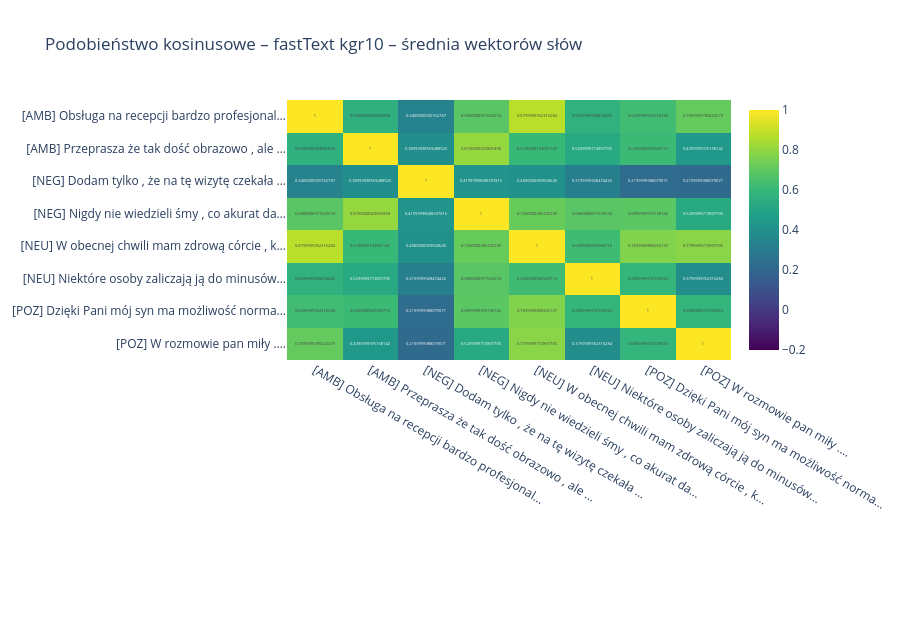
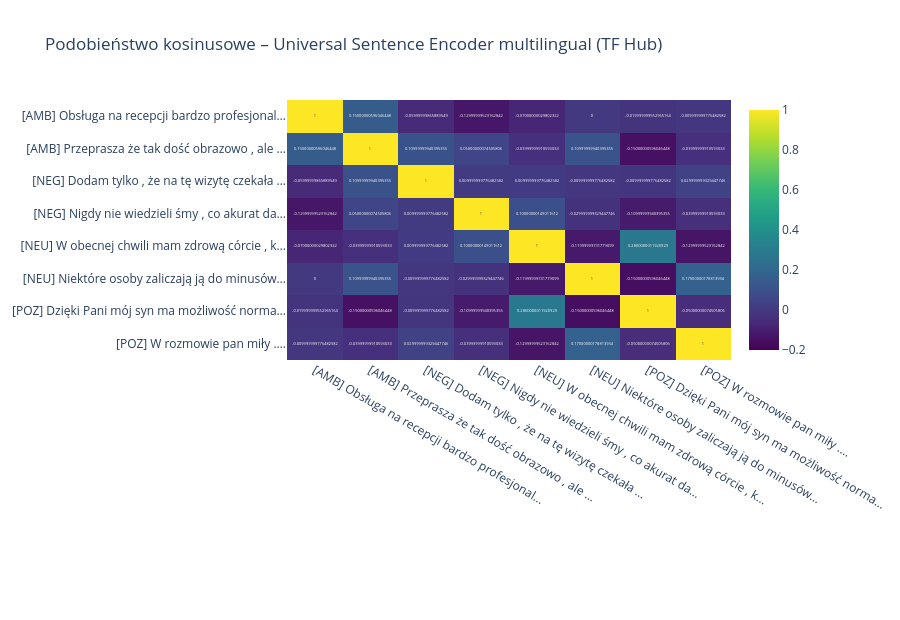
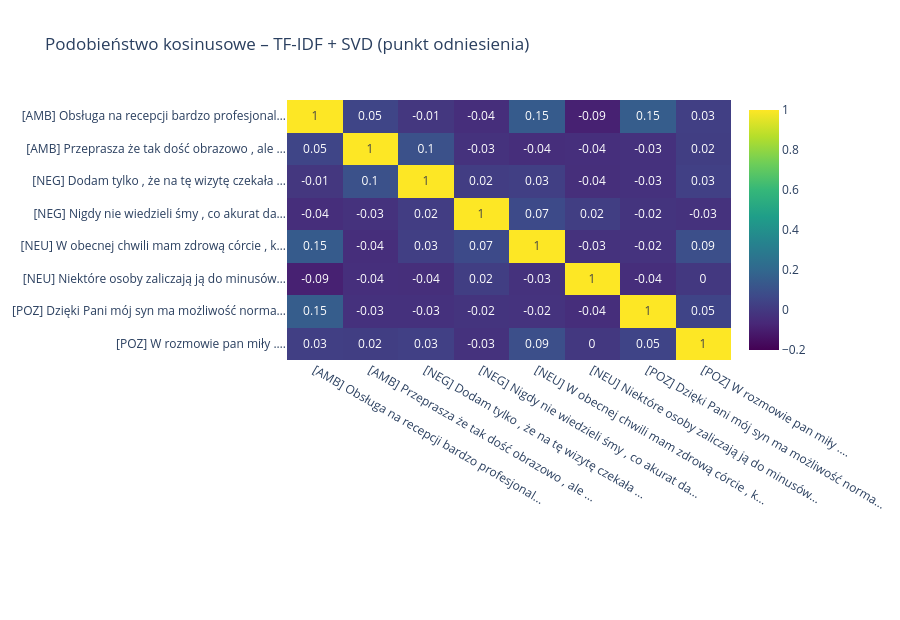

Notebook source saved alongside these figures, in order:
### Markdown cell above
**Podobieństwo kosinusowe wybranych zdań.** Po dwa zdania z każdej klasy gold (iteracja 1). Jasne pola = zdania bliskie
w danej przestrzeni, na przekątnej zawsze 1. w fastText wszystkie zdania są do siebie podobne,
w USE i TF-IDF większość par jest bliska zera.

### Code cell
sel = (df[df["iter"] == df["iter"].min()].groupby("gold", sort=False).head(2)).sort_values("gold").index
for n in E:
    te.similarity_heatmap(df, E[n], sel, f"Podobieństwo kosinusowe – {embedders[n].label}").show()

### Figure 1 — Plotly figure (JSON) as saved in the notebook; plotly's stock layout.template omitted (floating-point values rounded to 4 significant figures)
{"data": [{"colorscale": [[0.0, "#440154"], [0.1111, "#482878"], [0.2222, "#3e4989"], [0.3333, "#31688e"], [0.4444, "#26828e"], [0.5556, "#1f9e89"], [0.6667, "#35b779"], [0.7778, "#6ece58"], [0.8889, "#b5de2b"], [1.0, "#fde725"]], "customdata": [["Obsługa na recepcji bardzo profesjonalna , w strefie saun<br>równiez , natomiast juz w innych miejscach ( browar i<br>restauracja ) - juz znacznie gorzej . . .<br>vs<br>Obsługa na recepcji bardzo profesjonalna , w strefie saun<br>równiez , natomiast juz w innych miejscach ( browar i<br>restauracja ) - juz znacznie gorzej . . .", "Obsługa na recepcji bardzo profesjonalna , w strefie saun<br>równiez , natomiast juz w innych miejscach ( browar i<br>restauracja ) - juz znacznie gorzej . . .<br>vs<br>Przeprasza że tak dość obrazowo , ale konkretnie .", "Obsługa na recepcji bardzo profesjonalna , w strefie saun<br>równiez , natomiast juz w innych miejscach ( browar i<br>restauracja ) - juz znacznie gorzej . . .<br>vs<br>Dodam tylko , że na tę wizytę czekała m 1 , 5 miesiąca .", "Obsługa na recepcji bardzo profesjonalna , w strefie saun<br>równiez , natomiast juz w innych miejscach ( browar i<br>restauracja ) - juz znacznie gorzej . . .<br>vs<br>Nigdy nie wiedzieli śmy , co akurat danego dnia zostanie<br>podane .", "Obsługa na recepcji bardzo profesjonalna , w strefie saun<br>równiez , natomiast juz w innych miejscach ( browar i<br>restauracja ) - juz znacznie gorzej . . .<br>vs<br>W obecnej chwili mam zdrową córcie , która urodziła się w<br>terminie i rozwój jej przebiega książkowo .", "Obsługa na recepcji bardzo profesjonalna , w strefie saun<br>równiez , natomiast juz w innych miejscach ( browar i<br>restauracja ) - juz znacznie gorzej . . .<br>vs<br>Niektóre osoby zaliczają ją do minusów gry .", "Obsługa na recepcji bardzo profesjonalna , w strefie saun<br>równiez , natomiast juz w innych miejscach ( browar i<br>restauracja ) - juz znacznie gorzej . . .<br>vs<br>Dzięki Pani mój syn ma możliwość normalnego funkcjonowania i<br>cieszenia się z życia .", "Obsługa na recepcji bardzo profesjonalna , w strefie saun<br>równiez , natomiast juz w innych miejscach ( browar i<br>restauracja ) - juz znacznie gorzej . . .<br>vs<br>W rozmowie pan miły ."], ["Przeprasza że tak dość obrazowo , ale konkretnie .<br>vs<br>Obsługa na recepcji bardzo profesjonalna , w strefie saun<br>równiez , natomiast juz w innych miejscach ( browar i<br>restauracja ) - juz znacznie gorzej . . .", "Przeprasza że tak dość obrazowo , ale konkretnie .<br>vs<br>Przeprasza że tak dość obrazowo , ale konkretnie .", "Przeprasza że tak dość obrazowo , ale konkretnie .<br>vs<br>Dodam tylko , że na tę wizytę czekała m 1 , 5 miesiąca .", "Przeprasza że tak dość obrazowo , ale konkretnie .<br>vs<br>Nigdy nie wiedzieli śmy , co akurat danego dnia zostanie<br>podane .", "Przeprasza że tak dość obrazowo , ale konkretnie .<br>vs<br>W obecnej chwili mam zdrową córcie , która urodziła się w<br>terminie i rozwój jej przebiega książkowo .", "Przeprasza że tak dość obrazowo , ale konkretnie .<br>vs<br>Niektóre osoby zaliczają ją do minusów gry .", "Przeprasza że tak dość obrazowo , ale konkretnie .<br>vs<br>Dzięki Pani mój syn ma możliwość normalnego funkcjonowania i<br>cieszenia się z życia .", "Przeprasza że tak dość obrazowo , ale konkretnie .<br>vs<br>W rozmowie pan miły ."], ["Dodam tylko , że na tę wizytę czekała m 1 , 5 miesiąca .<br>vs<br>Obsługa na recepcji bardzo profesjonalna , w strefie saun<br>równiez , natomiast juz w innych miejscach ( browar i<br>restauracja ) - juz znacznie gorzej . . .", "Dodam tylko , że na tę wizytę czekała m 1 , 5 miesiąca .<br>vs<br>Przeprasza że tak dość obrazowo , ale konkretnie .", "Dodam tylko , że na tę wizytę czekała m 1 , 5 miesiąca .<br>vs<br>Dodam tylko , że na tę wizytę czekała m 1 , 5 miesiąca .", "Dodam tylko , że na tę wizytę czekała m 1 , 5 miesiąca .<br>vs<br>Nigdy nie wiedzieli śmy , co akurat danego dnia zostanie<br>podane .", "Dodam tylko , że na tę wizytę czekała m 1 , 5 miesiąca .<br>vs<br>W obecnej chwili mam zdrową córcie , która urodziła się w<br>terminie i rozwój jej przebiega książkowo .", "Dodam tylko , że na tę wizytę czekała m 1 , 5 miesiąca .<br>vs<br>Niektóre osoby zaliczają ją do minusów gry .", "Dodam tylko , że na tę wizytę czekała m 1 , 5 miesiąca .<br>vs<br>Dzięki Pani mój syn ma możliwość normalnego funkcjonowania i<br>cieszenia się z życia .", "Dodam tylko , że na tę wizytę czekała m 1 , 5 miesiąca .<br>vs<br>W rozmowie pan miły ."], ["Nigdy nie wiedzieli śmy , co akurat danego dnia zostanie<br>podane .<br>vs<br>Obsługa na recepcji bardzo profesjonalna , w strefie saun<br>równiez , natomiast juz w innych miejscach ( browar i<br>restauracja ) - juz znacznie gorzej . . .", "Nigdy nie wiedzieli śmy , co akurat danego dnia zostanie<br>podane .<br>vs<br>Przeprasza że tak dość obrazowo , ale konkretnie .", "Nigdy nie wiedzieli śmy , co akurat danego dnia zostanie<br>podane .<br>vs<br>Dodam tylko , że na tę wizytę czekała m 1 , 5 miesiąca .", "Nigdy nie wiedzieli śmy , co akurat danego dnia zostanie<br>podane .<br>vs<br>Nigdy nie wiedzieli śmy , co akurat danego dnia zostanie<br>podane .", "Nigdy nie wiedzieli śmy , co akurat danego dnia zostanie<br>podane .<br>vs<br>W obecnej chwili mam zdrową córcie , która urodziła się w<br>terminie i rozwój jej przebiega książkowo .", "Nigdy nie wiedzieli śmy , co akurat danego dnia zostanie<br>podane .<br>vs<br>Niektóre osoby zaliczają ją do minusów gry .", "Nigdy nie wiedzieli śmy , co akurat danego dnia zostanie<br>podane .<br>vs<br>Dzięki Pani mój syn ma możliwość normalnego funkcjonowania i<br>cieszenia się z życia .", "Nigdy nie wiedzieli śmy , co akurat danego dnia zostanie<br>podane .<br>vs<br>W rozmowie pan miły ."], ["W obecnej chwili mam zdrową córcie , która urodziła się w<br>terminie i rozwój jej przebiega książkowo .<br>vs<br>Obsługa na recepcji bardzo profesjonalna , w strefie saun<br>równiez , natomiast juz w innych miejscach ( browar i<br>restauracja ) - juz znacznie gorzej . . .", "W obecnej chwili mam zdrową córcie , która urodziła się w<br>terminie i rozwój jej przebiega książkowo .<br>vs<br>Przeprasza że tak dość obrazowo , ale konkretnie .", "W obecnej chwili mam zdrową córcie , która urodziła się w<br>terminie i rozwój jej przebiega książkowo .<br>vs<br>Dodam tylko , że na tę wizytę czekała m 1 , 5 miesiąca .", "W obecnej chwili mam zdrową córcie , która urodziła się w<br>terminie i rozwój jej przebiega książkowo .<br>vs<br>Nigdy nie wiedzieli śmy , co akurat danego dnia zostanie<br>podane .", "W obecnej chwili mam zdrową córcie , która urodziła się w<br>terminie i rozwój jej przebiega książkowo .<br>vs<br>W obecnej chwili mam zdrową córcie , która urodziła się w<br>terminie i rozwój jej przebiega książkowo .", "W obecnej chwili mam zdrową córcie , która urodziła się w<br>terminie i rozwój jej przebiega książkowo .<br>vs<br>Niektóre osoby zaliczają ją do minusów gry .", "W obecnej chwili mam zdrową córcie , która urodziła się w<br>terminie i rozwój jej przebiega książkowo .<br>vs<br>Dzięki Pani mój syn ma możliwość normalnego funkcjonowania i<br>cieszenia się z życia .", "W obecnej chwili mam zdrową córcie , która urodziła się w<br>terminie i rozwój jej przebiega książkowo .<br>vs<br>W rozmowie pan miły ."], ["Niektóre osoby zaliczają ją do minusów gry .<br>vs<br>Obsługa na recepcji bardzo profesjonalna , w strefie saun<br>równiez , natomiast juz w innych miejscach ( browar i<br>restauracja ) - juz znacznie gorzej . . .", "Niektóre osoby zaliczają ją do minusów gry .<br>vs<br>Przeprasza że tak dość obrazowo , ale konkretnie .", "Niektóre osoby zaliczają ją do minusów gry .<br>vs<br>Dodam tylko , że na tę wizytę czekała m 1 , 5 miesiąca .", "Niektóre osoby zaliczają ją do minusów gry .<br>vs<br>Nigdy nie wiedzieli śmy , co akurat danego dnia zostanie<br>podane .", "Niektóre osoby zaliczają ją do minusów gry .<br>vs<br>W obecnej chwili mam zdrową córcie , która urodziła się w<br>terminie i rozwój jej przebiega książkowo .", "Niektóre osoby zaliczają ją do minusów gry .<br>vs<br>Niektóre osoby zaliczają ją do minusów gry .", "Niektóre osoby zaliczają ją do minusów gry .<br>vs<br>Dzięki Pani mój syn ma możliwość normalnego funkcjonowania i<br>cieszenia się z życia .", "Niektóre osoby zaliczają ją do minusów gry .<br>vs<br>W rozmowie pan miły ."], ["Dzięki Pani mój syn ma możliwość normalnego funkcjonowania i<br>cieszenia się z życia .<br>vs<br>Obsługa na recepcji bardzo profesjonalna , w strefie saun<br>równiez , natomiast juz w innych miejscach ( browar i<br>restauracja ) - juz znacznie gorzej . . .", "Dzięki Pani mój syn ma możliwość normalnego funkcjonowania i<br>cieszenia się z życia .<br>vs<br>Przeprasza że tak dość obrazowo , ale konkretnie .", "Dzięki Pani mój syn ma możliwość normalnego funkcjonowania i<br>cieszenia się z życia .<br>vs<br>Dodam tylko , że na tę wizytę czekała m 1 , 5 miesiąca .", "Dzięki Pani mój syn ma możliwość normalnego funkcjonowania i<br>cieszenia się z życia .<br>vs<br>Nigdy nie wiedzieli śmy , co akurat danego dnia zostanie<br>podane .", "Dzięki Pani mój syn ma możliwość normalnego funkcjonowania i<br>cieszenia się z życia .<br>vs<br>W obecnej chwili mam zdrową córcie , która urodziła się w<br>terminie i rozwój jej przebiega książkowo .", "Dzięki Pani mój syn ma możliwość normalnego funkcjonowania i<br>cieszenia się z życia .<br>vs<br>Niektóre osoby zaliczają ją do minusów gry .", "Dzięki Pani mój syn ma możliwość normalnego funkcjonowania i<br>cieszenia się z życia .<br>vs<br>Dzięki Pani mój syn ma możliwość normalnego funkcjonowania i<br>cieszenia się z życia .", "Dzięki Pani mój syn ma możliwość normalnego funkcjonowania i<br>cieszenia się z życia .<br>vs<br>W rozmowie pan miły ."], ["W rozmowie pan miły .<br>vs<br>Obsługa na recepcji bardzo profesjonalna , w strefie saun<br>równiez , natomiast juz w innych miejscach ( browar i<br>restauracja ) - juz znacznie gorzej . . .", "W rozmowie pan miły .<br>vs<br>Przeprasza że tak dość obrazowo , ale konkretnie .", "W rozmowie pan miły .<br>vs<br>Dodam tylko , że na tę wizytę czekała m 1 , 5 miesiąca .", "W rozmowie pan miły .<br>vs<br>Nigdy nie wiedzieli śmy , co akurat danego dnia zostanie<br>podane .", "W rozmowie pan miły .<br>vs<br>W obecnej chwili mam zdrową córcie , która urodziła się w<br>terminie i rozwój jej przebiega książkowo .", "W rozmowie pan miły .<br>vs<br>Niektóre osoby zaliczają ją do minusów gry .", "W rozmowie pan miły .<br>vs<br>Dzięki Pani mój syn ma możliwość normalnego funkcjonowania i<br>cieszenia się z życia .", "W rozmowie pan miły .<br>vs<br>W rozmowie pan miły ."]], "hovertemplate": "%{customdata}<br>cos = %{z}<extra></extra>", "text": [[1.0, 0.56, 0.34, 0.68, 0.88, 0.57, 0.63, 0.71], [0.56, 1.0, 0.39, 0.81, 0.61, 0.53, 0.62, 0.44], [0.34, 0.39, 1.0, 0.42, 0.4, 0.32, 0.22, 0.22], [0.68, 0.81, 0.42, 1.0, 0.72, 0.68, 0.69, 0.53], [0.88, 0.61, 0.4, 0.72, 1.0, 0.62, 0.77, 0.78], [0.57, 0.53, 0.32, 0.68, 0.62, 1.0, 0.59, 0.38], [0.63, 0.62, 0.22, 0.69, 0.77, 0.59, 1.0, 0.59], [0.71, 0.44, 0.22, 0.53, 0.78, 0.38, 0.59, 1.0]], "texttemplate": "%{text}", "type": "heatmap", "x": ["[AMB] Obsługa na recepcji bardzo profesjonal…", "[AMB] Przeprasza że tak dość obrazowo , ale …", "[NEG] Dodam tylko , że na tę wizytę czekała …", "[NEG] Nigdy nie wiedzieli śmy , co akurat da…", "[NEU] W obecnej chwili mam zdrową córcie , k…", "[NEU] Niektóre osoby zaliczają ją do minusów…", "[POZ] Dzięki Pani mój syn ma możliwość norma…", "[POZ] W rozmowie pan miły .…"], "y": ["[AMB] Obsługa na recepcji bardzo profesjonal…", "[AMB] Przeprasza że tak dość obrazowo , ale …", "[NEG] Dodam tylko , że na tę wizytę czekała …", "[NEG] Nigdy nie wiedzieli śmy , co akurat da…", "[NEU] W obecnej chwili mam zdrową córcie , k…", "[NEU] Niektóre osoby zaliczają ją do minusów…", "[POZ] Dzięki Pani mój syn ma możliwość norma…", "[POZ] W rozmowie pan miły .…"], "z": [[1.0, 0.561, 0.336, 0.684, 0.876, 0.57, 0.629, 0.709], [0.561, 1.0, 0.393, 0.806, 0.607, 0.526, 0.617, 0.445], [0.336, 0.393, 1.0, 0.417, 0.403, 0.319, 0.218, 0.215], [0.684, 0.806, 0.417, 1.0, 0.717, 0.684, 0.686, 0.526], [0.876, 0.607, 0.403, 0.717, 1.0, 0.624, 0.769, 0.785], [0.57, 0.526, 0.319, 0.684, 0.624, 1.0, 0.595, 0.385], [0.629, 0.617, 0.218, 0.686, 0.769, 0.595, 1.0, 0.587], [0.709, 0.445, 0.215, 0.526, 0.785, 0.385, 0.587, 1.0]], "zmax": 1, "zmin": -0.2}], "layout": {"height": 620, "margin": {"b": 260, "l": 260}, "title": {"text": "Podobieństwo kosinusowe – fastText kgr10 – średnia wektorów słów"}, "yaxis": {"autorange": "reversed"}}}

### Figure 2 — Plotly figure (JSON) as saved in the notebook; plotly's stock layout.template omitted (floating-point values rounded to 4 significant figures)
{"data": [{"colorscale": [[0.0, "#440154"], [0.1111, "#482878"], [0.2222, "#3e4989"], [0.3333, "#31688e"], [0.4444, "#26828e"], [0.5556, "#1f9e89"], [0.6667, "#35b779"], [0.7778, "#6ece58"], [0.8889, "#b5de2b"], [1.0, "#fde725"]], "customdata": [["Obsługa na recepcji bardzo profesjonalna , w strefie saun<br>równiez , natomiast juz w innych miejscach ( browar i<br>restauracja ) - juz znacznie gorzej . . .<br>vs<br>Obsługa na recepcji bardzo profesjonalna , w strefie saun<br>równiez , natomiast juz w innych miejscach ( browar i<br>restauracja ) - juz znacznie gorzej . . .", "Obsługa na recepcji bardzo profesjonalna , w strefie saun<br>równiez , natomiast juz w innych miejscach ( browar i<br>restauracja ) - juz znacznie gorzej . . .<br>vs<br>Przeprasza że tak dość obrazowo , ale konkretnie .", "Obsługa na recepcji bardzo profesjonalna , w strefie saun<br>równiez , natomiast juz w innych miejscach ( browar i<br>restauracja ) - juz znacznie gorzej . . .<br>vs<br>Dodam tylko , że na tę wizytę czekała m 1 , 5 miesiąca .", "Obsługa na recepcji bardzo profesjonalna , w strefie saun<br>równiez , natomiast juz w innych miejscach ( browar i<br>restauracja ) - juz znacznie gorzej . . .<br>vs<br>Nigdy nie wiedzieli śmy , co akurat danego dnia zostanie<br>podane .", "Obsługa na recepcji bardzo profesjonalna , w strefie saun<br>równiez , natomiast juz w innych miejscach ( browar i<br>restauracja ) - juz znacznie gorzej . . .<br>vs<br>W obecnej chwili mam zdrową córcie , która urodziła się w<br>terminie i rozwój jej przebiega książkowo .", "Obsługa na recepcji bardzo profesjonalna , w strefie saun<br>równiez , natomiast juz w innych miejscach ( browar i<br>restauracja ) - juz znacznie gorzej . . .<br>vs<br>Niektóre osoby zaliczają ją do minusów gry .", "Obsługa na recepcji bardzo profesjonalna , w strefie saun<br>równiez , natomiast juz w innych miejscach ( browar i<br>restauracja ) - juz znacznie gorzej . . .<br>vs<br>Dzięki Pani mój syn ma możliwość normalnego funkcjonowania i<br>cieszenia się z życia .", "Obsługa na recepcji bardzo profesjonalna , w strefie saun<br>równiez , natomiast juz w innych miejscach ( browar i<br>restauracja ) - juz znacznie gorzej . . .<br>vs<br>W rozmowie pan miły ."], ["Przeprasza że tak dość obrazowo , ale konkretnie .<br>vs<br>Obsługa na recepcji bardzo profesjonalna , w strefie saun<br>równiez , natomiast juz w innych miejscach ( browar i<br>restauracja ) - juz znacznie gorzej . . .", "Przeprasza że tak dość obrazowo , ale konkretnie .<br>vs<br>Przeprasza że tak dość obrazowo , ale konkretnie .", "Przeprasza że tak dość obrazowo , ale konkretnie .<br>vs<br>Dodam tylko , że na tę wizytę czekała m 1 , 5 miesiąca .", "Przeprasza że tak dość obrazowo , ale konkretnie .<br>vs<br>Nigdy nie wiedzieli śmy , co akurat danego dnia zostanie<br>podane .", "Przeprasza że tak dość obrazowo , ale konkretnie .<br>vs<br>W obecnej chwili mam zdrową córcie , która urodziła się w<br>terminie i rozwój jej przebiega książkowo .", "Przeprasza że tak dość obrazowo , ale konkretnie .<br>vs<br>Niektóre osoby zaliczają ją do minusów gry .", "Przeprasza że tak dość obrazowo , ale konkretnie .<br>vs<br>Dzięki Pani mój syn ma możliwość normalnego funkcjonowania i<br>cieszenia się z życia .", "Przeprasza że tak dość obrazowo , ale konkretnie .<br>vs<br>W rozmowie pan miły ."], ["Dodam tylko , że na tę wizytę czekała m 1 , 5 miesiąca .<br>vs<br>Obsługa na recepcji bardzo profesjonalna , w strefie saun<br>równiez , natomiast juz w innych miejscach ( browar i<br>restauracja ) - juz znacznie gorzej . . .", "Dodam tylko , że na tę wizytę czekała m 1 , 5 miesiąca .<br>vs<br>Przeprasza że tak dość obrazowo , ale konkretnie .", "Dodam tylko , że na tę wizytę czekała m 1 , 5 miesiąca .<br>vs<br>Dodam tylko , że na tę wizytę czekała m 1 , 5 miesiąca .", "Dodam tylko , że na tę wizytę czekała m 1 , 5 miesiąca .<br>vs<br>Nigdy nie wiedzieli śmy , co akurat danego dnia zostanie<br>podane .", "Dodam tylko , że na tę wizytę czekała m 1 , 5 miesiąca .<br>vs<br>W obecnej chwili mam zdrową córcie , która urodziła się w<br>terminie i rozwój jej przebiega książkowo .", "Dodam tylko , że na tę wizytę czekała m 1 , 5 miesiąca .<br>vs<br>Niektóre osoby zaliczają ją do minusów gry .", "Dodam tylko , że na tę wizytę czekała m 1 , 5 miesiąca .<br>vs<br>Dzięki Pani mój syn ma możliwość normalnego funkcjonowania i<br>cieszenia się z życia .", "Dodam tylko , że na tę wizytę czekała m 1 , 5 miesiąca .<br>vs<br>W rozmowie pan miły ."], ["Nigdy nie wiedzieli śmy , co akurat danego dnia zostanie<br>podane .<br>vs<br>Obsługa na recepcji bardzo profesjonalna , w strefie saun<br>równiez , natomiast juz w innych miejscach ( browar i<br>restauracja ) - juz znacznie gorzej . . .", "Nigdy nie wiedzieli śmy , co akurat danego dnia zostanie<br>podane .<br>vs<br>Przeprasza że tak dość obrazowo , ale konkretnie .", "Nigdy nie wiedzieli śmy , co akurat danego dnia zostanie<br>podane .<br>vs<br>Dodam tylko , że na tę wizytę czekała m 1 , 5 miesiąca .", "Nigdy nie wiedzieli śmy , co akurat danego dnia zostanie<br>podane .<br>vs<br>Nigdy nie wiedzieli śmy , co akurat danego dnia zostanie<br>podane .", "Nigdy nie wiedzieli śmy , co akurat danego dnia zostanie<br>podane .<br>vs<br>W obecnej chwili mam zdrową córcie , która urodziła się w<br>terminie i rozwój jej przebiega książkowo .", "Nigdy nie wiedzieli śmy , co akurat danego dnia zostanie<br>podane .<br>vs<br>Niektóre osoby zaliczają ją do minusów gry .", "Nigdy nie wiedzieli śmy , co akurat danego dnia zostanie<br>podane .<br>vs<br>Dzięki Pani mój syn ma możliwość normalnego funkcjonowania i<br>cieszenia się z życia .", "Nigdy nie wiedzieli śmy , co akurat danego dnia zostanie<br>podane .<br>vs<br>W rozmowie pan miły ."], ["W obecnej chwili mam zdrową córcie , która urodziła się w<br>terminie i rozwój jej przebiega książkowo .<br>vs<br>Obsługa na recepcji bardzo profesjonalna , w strefie saun<br>równiez , natomiast juz w innych miejscach ( browar i<br>restauracja ) - juz znacznie gorzej . . .", "W obecnej chwili mam zdrową córcie , która urodziła się w<br>terminie i rozwój jej przebiega książkowo .<br>vs<br>Przeprasza że tak dość obrazowo , ale konkretnie .", "W obecnej chwili mam zdrową córcie , która urodziła się w<br>terminie i rozwój jej przebiega książkowo .<br>vs<br>Dodam tylko , że na tę wizytę czekała m 1 , 5 miesiąca .", "W obecnej chwili mam zdrową córcie , która urodziła się w<br>terminie i rozwój jej przebiega książkowo .<br>vs<br>Nigdy nie wiedzieli śmy , co akurat danego dnia zostanie<br>podane .", "W obecnej chwili mam zdrową córcie , która urodziła się w<br>terminie i rozwój jej przebiega książkowo .<br>vs<br>W obecnej chwili mam zdrową córcie , która urodziła się w<br>terminie i rozwój jej przebiega książkowo .", "W obecnej chwili mam zdrową córcie , która urodziła się w<br>terminie i rozwój jej przebiega książkowo .<br>vs<br>Niektóre osoby zaliczają ją do minusów gry .", "W obecnej chwili mam zdrową córcie , która urodziła się w<br>terminie i rozwój jej przebiega książkowo .<br>vs<br>Dzięki Pani mój syn ma możliwość normalnego funkcjonowania i<br>cieszenia się z życia .", "W obecnej chwili mam zdrową córcie , która urodziła się w<br>terminie i rozwój jej przebiega książkowo .<br>vs<br>W rozmowie pan miły ."], ["Niektóre osoby zaliczają ją do minusów gry .<br>vs<br>Obsługa na recepcji bardzo profesjonalna , w strefie saun<br>równiez , natomiast juz w innych miejscach ( browar i<br>restauracja ) - juz znacznie gorzej . . .", "Niektóre osoby zaliczają ją do minusów gry .<br>vs<br>Przeprasza że tak dość obrazowo , ale konkretnie .", "Niektóre osoby zaliczają ją do minusów gry .<br>vs<br>Dodam tylko , że na tę wizytę czekała m 1 , 5 miesiąca .", "Niektóre osoby zaliczają ją do minusów gry .<br>vs<br>Nigdy nie wiedzieli śmy , co akurat danego dnia zostanie<br>podane .", "Niektóre osoby zaliczają ją do minusów gry .<br>vs<br>W obecnej chwili mam zdrową córcie , która urodziła się w<br>terminie i rozwój jej przebiega książkowo .", "Niektóre osoby zaliczają ją do minusów gry .<br>vs<br>Niektóre osoby zaliczają ją do minusów gry .", "Niektóre osoby zaliczają ją do minusów gry .<br>vs<br>Dzięki Pani mój syn ma możliwość normalnego funkcjonowania i<br>cieszenia się z życia .", "Niektóre osoby zaliczają ją do minusów gry .<br>vs<br>W rozmowie pan miły ."], ["Dzięki Pani mój syn ma możliwość normalnego funkcjonowania i<br>cieszenia się z życia .<br>vs<br>Obsługa na recepcji bardzo profesjonalna , w strefie saun<br>równiez , natomiast juz w innych miejscach ( browar i<br>restauracja ) - juz znacznie gorzej . . .", "Dzięki Pani mój syn ma możliwość normalnego funkcjonowania i<br>cieszenia się z życia .<br>vs<br>Przeprasza że tak dość obrazowo , ale konkretnie .", "Dzięki Pani mój syn ma możliwość normalnego funkcjonowania i<br>cieszenia się z życia .<br>vs<br>Dodam tylko , że na tę wizytę czekała m 1 , 5 miesiąca .", "Dzięki Pani mój syn ma możliwość normalnego funkcjonowania i<br>cieszenia się z życia .<br>vs<br>Nigdy nie wiedzieli śmy , co akurat danego dnia zostanie<br>podane .", "Dzięki Pani mój syn ma możliwość normalnego funkcjonowania i<br>cieszenia się z życia .<br>vs<br>W obecnej chwili mam zdrową córcie , która urodziła się w<br>terminie i rozwój jej przebiega książkowo .", "Dzięki Pani mój syn ma możliwość normalnego funkcjonowania i<br>cieszenia się z życia .<br>vs<br>Niektóre osoby zaliczają ją do minusów gry .", "Dzięki Pani mój syn ma możliwość normalnego funkcjonowania i<br>cieszenia się z życia .<br>vs<br>Dzięki Pani mój syn ma możliwość normalnego funkcjonowania i<br>cieszenia się z życia .", "Dzięki Pani mój syn ma możliwość normalnego funkcjonowania i<br>cieszenia się z życia .<br>vs<br>W rozmowie pan miły ."], ["W rozmowie pan miły .<br>vs<br>Obsługa na recepcji bardzo profesjonalna , w strefie saun<br>równiez , natomiast juz w innych miejscach ( browar i<br>restauracja ) - juz znacznie gorzej . . .", "W rozmowie pan miły .<br>vs<br>Przeprasza że tak dość obrazowo , ale konkretnie .", "W rozmowie pan miły .<br>vs<br>Dodam tylko , że na tę wizytę czekała m 1 , 5 miesiąca .", "W rozmowie pan miły .<br>vs<br>Nigdy nie wiedzieli śmy , co akurat danego dnia zostanie<br>podane .", "W rozmowie pan miły .<br>vs<br>W obecnej chwili mam zdrową córcie , która urodziła się w<br>terminie i rozwój jej przebiega książkowo .", "W rozmowie pan miły .<br>vs<br>Niektóre osoby zaliczają ją do minusów gry .", "W rozmowie pan miły .<br>vs<br>Dzięki Pani mój syn ma możliwość normalnego funkcjonowania i<br>cieszenia się z życia .", "W rozmowie pan miły .<br>vs<br>W rozmowie pan miły ."]], "hovertemplate": "%{customdata}<br>cos = %{z}<extra></extra>", "text": [[1.0, 0.15, -0.06, -0.13, -0.07, 0.0, -0.02, -0.01], [0.15, 1.0, 0.11, 0.05, -0.04, 0.11, -0.15, -0.04], [-0.06, 0.11, 1.0, 0.01, 0.01, -0.01, -0.01, 0.03], [-0.13, 0.05, 0.01, 1.0, 0.1, -0.03, -0.11, -0.04], [-0.07, -0.04, 0.01, 0.1, 1.0, -0.12, 0.28, -0.13], [0.0, 0.11, -0.01, -0.03, -0.12, 1.0, -0.15, 0.17], [-0.02, -0.15, -0.01, -0.11, 0.28, -0.15, 1.0, -0.05], [-0.01, -0.04, 0.03, -0.04, -0.13, 0.17, -0.05, 1.0]], "texttemplate": "%{text}", "type": "heatmap", "x": ["[AMB] Obsługa na recepcji bardzo profesjonal…", "[AMB] Przeprasza że tak dość obrazowo , ale …", "[NEG] Dodam tylko , że na tę wizytę czekała …", "[NEG] Nigdy nie wiedzieli śmy , co akurat da…", "[NEU] W obecnej chwili mam zdrową córcie , k…", "[NEU] Niektóre osoby zaliczają ją do minusów…", "[POZ] Dzięki Pani mój syn ma możliwość norma…", "[POZ] W rozmowie pan miły .…"], "y": ["[AMB] Obsługa na recepcji bardzo profesjonal…", "[AMB] Przeprasza że tak dość obrazowo , ale …", "[NEG] Dodam tylko , że na tę wizytę czekała …", "[NEG] Nigdy nie wiedzieli śmy , co akurat da…", "[NEU] W obecnej chwili mam zdrową córcie , k…", "[NEU] Niektóre osoby zaliczają ją do minusów…", "[POZ] Dzięki Pani mój syn ma możliwość norma…", "[POZ] W rozmowie pan miły .…"], "z": [[1.0, 0.149, -0.056, -0.126, -0.074, 0.004, -0.02, -0.011], [0.149, 1.0, 0.105, 0.049, -0.038, 0.109, -0.146, -0.037], [-0.056, 0.105, 1.0, 0.01, 0.008, -0.008, -0.013, 0.033], [-0.126, 0.049, 0.01, 1.0, 0.097, -0.026, -0.111, -0.035], [-0.074, -0.038, 0.008, 0.097, 1.0, -0.117, 0.282, -0.132], [0.004, 0.109, -0.008, -0.026, -0.117, 1.0, -0.154, 0.169], [-0.02, -0.146, -0.013, -0.111, 0.282, -0.154, 1.0, -0.048], [-0.011, -0.037, 0.033, -0.035, -0.132, 0.169, -0.048, 1.0]], "zmax": 1, "zmin": -0.2}], "layout": {"height": 620, "margin": {"b": 260, "l": 260}, "title": {"text": "Podobieństwo kosinusowe – Universal Sentence Encoder multilingual (TF Hub)"}, "yaxis": {"autorange": "reversed"}}}

### Figure 3 — Plotly figure (JSON) as saved in the notebook; plotly's stock layout.template omitted (floating-point values rounded to 4 significant figures)
{"data": [{"colorscale": [[0.0, "#440154"], [0.1111, "#482878"], [0.2222, "#3e4989"], [0.3333, "#31688e"], [0.4444, "#26828e"], [0.5556, "#1f9e89"], [0.6667, "#35b779"], [0.7778, "#6ece58"], [0.8889, "#b5de2b"], [1.0, "#fde725"]], "customdata": [["Obsługa na recepcji bardzo profesjonalna , w strefie saun<br>równiez , natomiast juz w innych miejscach ( browar i<br>restauracja ) - juz znacznie gorzej . . .<br>vs<br>Obsługa na recepcji bardzo profesjonalna , w strefie saun<br>równiez , natomiast juz w innych miejscach ( browar i<br>restauracja ) - juz znacznie gorzej . . .", "Obsługa na recepcji bardzo profesjonalna , w strefie saun<br>równiez , natomiast juz w innych miejscach ( browar i<br>restauracja ) - juz znacznie gorzej . . .<br>vs<br>Przeprasza że tak dość obrazowo , ale konkretnie .", "Obsługa na recepcji bardzo profesjonalna , w strefie saun<br>równiez , natomiast juz w innych miejscach ( browar i<br>restauracja ) - juz znacznie gorzej . . .<br>vs<br>Dodam tylko , że na tę wizytę czekała m 1 , 5 miesiąca .", "Obsługa na recepcji bardzo profesjonalna , w strefie saun<br>równiez , natomiast juz w innych miejscach ( browar i<br>restauracja ) - juz znacznie gorzej . . .<br>vs<br>Nigdy nie wiedzieli śmy , co akurat danego dnia zostanie<br>podane .", "Obsługa na recepcji bardzo profesjonalna , w strefie saun<br>równiez , natomiast juz w innych miejscach ( browar i<br>restauracja ) - juz znacznie gorzej . . .<br>vs<br>W obecnej chwili mam zdrową córcie , która urodziła się w<br>terminie i rozwój jej przebiega książkowo .", "Obsługa na recepcji bardzo profesjonalna , w strefie saun<br>równiez , natomiast juz w innych miejscach ( browar i<br>restauracja ) - juz znacznie gorzej . . .<br>vs<br>Niektóre osoby zaliczają ją do minusów gry .", "Obsługa na recepcji bardzo profesjonalna , w strefie saun<br>równiez , natomiast juz w innych miejscach ( browar i<br>restauracja ) - juz znacznie gorzej . . .<br>vs<br>Dzięki Pani mój syn ma możliwość normalnego funkcjonowania i<br>cieszenia się z życia .", "Obsługa na recepcji bardzo profesjonalna , w strefie saun<br>równiez , natomiast juz w innych miejscach ( browar i<br>restauracja ) - juz znacznie gorzej . . .<br>vs<br>W rozmowie pan miły ."], ["Przeprasza że tak dość obrazowo , ale konkretnie .<br>vs<br>Obsługa na recepcji bardzo profesjonalna , w strefie saun<br>równiez , natomiast juz w innych miejscach ( browar i<br>restauracja ) - juz znacznie gorzej . . .", "Przeprasza że tak dość obrazowo , ale konkretnie .<br>vs<br>Przeprasza że tak dość obrazowo , ale konkretnie .", "Przeprasza że tak dość obrazowo , ale konkretnie .<br>vs<br>Dodam tylko , że na tę wizytę czekała m 1 , 5 miesiąca .", "Przeprasza że tak dość obrazowo , ale konkretnie .<br>vs<br>Nigdy nie wiedzieli śmy , co akurat danego dnia zostanie<br>podane .", "Przeprasza że tak dość obrazowo , ale konkretnie .<br>vs<br>W obecnej chwili mam zdrową córcie , która urodziła się w<br>terminie i rozwój jej przebiega książkowo .", "Przeprasza że tak dość obrazowo , ale konkretnie .<br>vs<br>Niektóre osoby zaliczają ją do minusów gry .", "Przeprasza że tak dość obrazowo , ale konkretnie .<br>vs<br>Dzięki Pani mój syn ma możliwość normalnego funkcjonowania i<br>cieszenia się z życia .", "Przeprasza że tak dość obrazowo , ale konkretnie .<br>vs<br>W rozmowie pan miły ."], ["Dodam tylko , że na tę wizytę czekała m 1 , 5 miesiąca .<br>vs<br>Obsługa na recepcji bardzo profesjonalna , w strefie saun<br>równiez , natomiast juz w innych miejscach ( browar i<br>restauracja ) - juz znacznie gorzej . . .", "Dodam tylko , że na tę wizytę czekała m 1 , 5 miesiąca .<br>vs<br>Przeprasza że tak dość obrazowo , ale konkretnie .", "Dodam tylko , że na tę wizytę czekała m 1 , 5 miesiąca .<br>vs<br>Dodam tylko , że na tę wizytę czekała m 1 , 5 miesiąca .", "Dodam tylko , że na tę wizytę czekała m 1 , 5 miesiąca .<br>vs<br>Nigdy nie wiedzieli śmy , co akurat danego dnia zostanie<br>podane .", "Dodam tylko , że na tę wizytę czekała m 1 , 5 miesiąca .<br>vs<br>W obecnej chwili mam zdrową córcie , która urodziła się w<br>terminie i rozwój jej przebiega książkowo .", "Dodam tylko , że na tę wizytę czekała m 1 , 5 miesiąca .<br>vs<br>Niektóre osoby zaliczają ją do minusów gry .", "Dodam tylko , że na tę wizytę czekała m 1 , 5 miesiąca .<br>vs<br>Dzięki Pani mój syn ma możliwość normalnego funkcjonowania i<br>cieszenia się z życia .", "Dodam tylko , że na tę wizytę czekała m 1 , 5 miesiąca .<br>vs<br>W rozmowie pan miły ."], ["Nigdy nie wiedzieli śmy , co akurat danego dnia zostanie<br>podane .<br>vs<br>Obsługa na recepcji bardzo profesjonalna , w strefie saun<br>równiez , natomiast juz w innych miejscach ( browar i<br>restauracja ) - juz znacznie gorzej . . .", "Nigdy nie wiedzieli śmy , co akurat danego dnia zostanie<br>podane .<br>vs<br>Przeprasza że tak dość obrazowo , ale konkretnie .", "Nigdy nie wiedzieli śmy , co akurat danego dnia zostanie<br>podane .<br>vs<br>Dodam tylko , że na tę wizytę czekała m 1 , 5 miesiąca .", "Nigdy nie wiedzieli śmy , co akurat danego dnia zostanie<br>podane .<br>vs<br>Nigdy nie wiedzieli śmy , co akurat danego dnia zostanie<br>podane .", "Nigdy nie wiedzieli śmy , co akurat danego dnia zostanie<br>podane .<br>vs<br>W obecnej chwili mam zdrową córcie , która urodziła się w<br>terminie i rozwój jej przebiega książkowo .", "Nigdy nie wiedzieli śmy , co akurat danego dnia zostanie<br>podane .<br>vs<br>Niektóre osoby zaliczają ją do minusów gry .", "Nigdy nie wiedzieli śmy , co akurat danego dnia zostanie<br>podane .<br>vs<br>Dzięki Pani mój syn ma możliwość normalnego funkcjonowania i<br>cieszenia się z życia .", "Nigdy nie wiedzieli śmy , co akurat danego dnia zostanie<br>podane .<br>vs<br>W rozmowie pan miły ."], ["W obecnej chwili mam zdrową córcie , która urodziła się w<br>terminie i rozwój jej przebiega książkowo .<br>vs<br>Obsługa na recepcji bardzo profesjonalna , w strefie saun<br>równiez , natomiast juz w innych miejscach ( browar i<br>restauracja ) - juz znacznie gorzej . . .", "W obecnej chwili mam zdrową córcie , która urodziła się w<br>terminie i rozwój jej przebiega książkowo .<br>vs<br>Przeprasza że tak dość obrazowo , ale konkretnie .", "W obecnej chwili mam zdrową córcie , która urodziła się w<br>terminie i rozwój jej przebiega książkowo .<br>vs<br>Dodam tylko , że na tę wizytę czekała m 1 , 5 miesiąca .", "W obecnej chwili mam zdrową córcie , która urodziła się w<br>terminie i rozwój jej przebiega książkowo .<br>vs<br>Nigdy nie wiedzieli śmy , co akurat danego dnia zostanie<br>podane .", "W obecnej chwili mam zdrową córcie , która urodziła się w<br>terminie i rozwój jej przebiega książkowo .<br>vs<br>W obecnej chwili mam zdrową córcie , która urodziła się w<br>terminie i rozwój jej przebiega książkowo .", "W obecnej chwili mam zdrową córcie , która urodziła się w<br>terminie i rozwój jej przebiega książkowo .<br>vs<br>Niektóre osoby zaliczają ją do minusów gry .", "W obecnej chwili mam zdrową córcie , która urodziła się w<br>terminie i rozwój jej przebiega książkowo .<br>vs<br>Dzięki Pani mój syn ma możliwość normalnego funkcjonowania i<br>cieszenia się z życia .", "W obecnej chwili mam zdrową córcie , która urodziła się w<br>terminie i rozwój jej przebiega książkowo .<br>vs<br>W rozmowie pan miły ."], ["Niektóre osoby zaliczają ją do minusów gry .<br>vs<br>Obsługa na recepcji bardzo profesjonalna , w strefie saun<br>równiez , natomiast juz w innych miejscach ( browar i<br>restauracja ) - juz znacznie gorzej . . .", "Niektóre osoby zaliczają ją do minusów gry .<br>vs<br>Przeprasza że tak dość obrazowo , ale konkretnie .", "Niektóre osoby zaliczają ją do minusów gry .<br>vs<br>Dodam tylko , że na tę wizytę czekała m 1 , 5 miesiąca .", "Niektóre osoby zaliczają ją do minusów gry .<br>vs<br>Nigdy nie wiedzieli śmy , co akurat danego dnia zostanie<br>podane .", "Niektóre osoby zaliczają ją do minusów gry .<br>vs<br>W obecnej chwili mam zdrową córcie , która urodziła się w<br>terminie i rozwój jej przebiega książkowo .", "Niektóre osoby zaliczają ją do minusów gry .<br>vs<br>Niektóre osoby zaliczają ją do minusów gry .", "Niektóre osoby zaliczają ją do minusów gry .<br>vs<br>Dzięki Pani mój syn ma możliwość normalnego funkcjonowania i<br>cieszenia się z życia .", "Niektóre osoby zaliczają ją do minusów gry .<br>vs<br>W rozmowie pan miły ."], ["Dzięki Pani mój syn ma możliwość normalnego funkcjonowania i<br>cieszenia się z życia .<br>vs<br>Obsługa na recepcji bardzo profesjonalna , w strefie saun<br>równiez , natomiast juz w innych miejscach ( browar i<br>restauracja ) - juz znacznie gorzej . . .", "Dzięki Pani mój syn ma możliwość normalnego funkcjonowania i<br>cieszenia się z życia .<br>vs<br>Przeprasza że tak dość obrazowo , ale konkretnie .", "Dzięki Pani mój syn ma możliwość normalnego funkcjonowania i<br>cieszenia się z życia .<br>vs<br>Dodam tylko , że na tę wizytę czekała m 1 , 5 miesiąca .", "Dzięki Pani mój syn ma możliwość normalnego funkcjonowania i<br>cieszenia się z życia .<br>vs<br>Nigdy nie wiedzieli śmy , co akurat danego dnia zostanie<br>podane .", "Dzięki Pani mój syn ma możliwość normalnego funkcjonowania i<br>cieszenia się z życia .<br>vs<br>W obecnej chwili mam zdrową córcie , która urodziła się w<br>terminie i rozwój jej przebiega książkowo .", "Dzięki Pani mój syn ma możliwość normalnego funkcjonowania i<br>cieszenia się z życia .<br>vs<br>Niektóre osoby zaliczają ją do minusów gry .", "Dzięki Pani mój syn ma możliwość normalnego funkcjonowania i<br>cieszenia się z życia .<br>vs<br>Dzięki Pani mój syn ma możliwość normalnego funkcjonowania i<br>cieszenia się z życia .", "Dzięki Pani mój syn ma możliwość normalnego funkcjonowania i<br>cieszenia się z życia .<br>vs<br>W rozmowie pan miły ."], ["W rozmowie pan miły .<br>vs<br>Obsługa na recepcji bardzo profesjonalna , w strefie saun<br>równiez , natomiast juz w innych miejscach ( browar i<br>restauracja ) - juz znacznie gorzej . . .", "W rozmowie pan miły .<br>vs<br>Przeprasza że tak dość obrazowo , ale konkretnie .", "W rozmowie pan miły .<br>vs<br>Dodam tylko , że na tę wizytę czekała m 1 , 5 miesiąca .", "W rozmowie pan miły .<br>vs<br>Nigdy nie wiedzieli śmy , co akurat danego dnia zostanie<br>podane .", "W rozmowie pan miły .<br>vs<br>W obecnej chwili mam zdrową córcie , która urodziła się w<br>terminie i rozwój jej przebiega książkowo .", "W rozmowie pan miły .<br>vs<br>Niektóre osoby zaliczają ją do minusów gry .", "W rozmowie pan miły .<br>vs<br>Dzięki Pani mój syn ma możliwość normalnego funkcjonowania i<br>cieszenia się z życia .", "W rozmowie pan miły .<br>vs<br>W rozmowie pan miły ."]], "hovertemplate": "%{customdata}<br>cos = %{z}<extra></extra>", "text": [[1.0, 0.05, -0.01, -0.04, 0.15, -0.09, 0.15, 0.03], [0.05, 1.0, 0.1, -0.03, -0.04, -0.04, -0.03, 0.02], [-0.01, 0.1, 1.0, 0.02, 0.03, -0.04, -0.03, 0.03], [-0.04, -0.03, 0.02, 1.0, 0.07, 0.02, -0.02, -0.03], [0.15, -0.04, 0.03, 0.07, 1.0, -0.03, -0.02, 0.09], [-0.09, -0.04, -0.04, 0.02, -0.03, 1.0, -0.04, -0.0], [0.15, -0.03, -0.03, -0.02, -0.02, -0.04, 1.0, 0.05], [0.03, 0.02, 0.03, -0.03, 0.09, -0.0, 0.05, 1.0]], "texttemplate": "%{text}", "type": "heatmap", "x": ["[AMB] Obsługa na recepcji bardzo profesjonal…", "[AMB] Przeprasza że tak dość obrazowo , ale …", "[NEG] Dodam tylko , że na tę wizytę czekała …", "[NEG] Nigdy nie wiedzieli śmy , co akurat da…", "[NEU] W obecnej chwili mam zdrową córcie , k…", "[NEU] Niektóre osoby zaliczają ją do minusów…", "[POZ] Dzięki Pani mój syn ma możliwość norma…", "[POZ] W rozmowie pan miły .…"], "y": ["[AMB] Obsługa na recepcji bardzo profesjonal…", "[AMB] Przeprasza że tak dość obrazowo , ale …", "[NEG] Dodam tylko , że na tę wizytę czekała …", "[NEG] Nigdy nie wiedzieli śmy , co akurat da…", "[NEU] W obecnej chwili mam zdrową córcie , k…", "[NEU] Niektóre osoby zaliczają ją do minusów…", "[POZ] Dzięki Pani mój syn ma możliwość norma…", "[POZ] W rozmowie pan miły .…"], "z": [[1.0, 0.05, -0.008, -0.043, 0.146, -0.09, 0.151, 0.027], [0.05, 1.0, 0.101, -0.025, -0.043, -0.037, -0.029, 0.023], [-0.008, 0.101, 1.0, 0.019, 0.026, -0.04, -0.031, 0.032], [-0.043, -0.025, 0.019, 1.0, 0.073, 0.021, -0.017, -0.026], [0.146, -0.043, 0.026, 0.073, 1.0, -0.027, -0.023, 0.092], [-0.09, -0.037, -0.04, 0.021, -0.027, 1.0, -0.041, -0.004], [0.151, -0.029, -0.031, -0.017, -0.023, -0.041, 1.0, 0.048], [0.027, 0.023, 0.032, -0.026, 0.092, -0.004, 0.048, 1.0]], "zmax": 1, "zmin": -0.2}], "layout": {"height": 620, "margin": {"b": 260, "l": 260}, "title": {"text": "Podobieństwo kosinusowe – TF-IDF + SVD (punkt odniesienia)"}, "yaxis": {"autorange": "reversed"}}}
